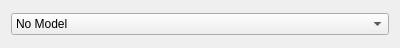
<?xml version="1.0" encoding="UTF-8"?>
<ui version="4.0">
 <class>Get_Model</class>
 <widget class="QWidget" name="Get_Model">
  <property name="geometry">
   <rect>
    <x>0</x>
    <y>0</y>
    <width>400</width>
    <height>48</height>
   </rect>
  </property>
  <property name="windowTitle">
   <string>Form</string>
  </property>
  <layout class="QVBoxLayout" name="verticalLayout">
   <item>
    <widget class="QComboBox" name="comboBox">
     <item>
      <property name="text">
       <string>No Model</string>
      </property>
     </item>
     <item>
      <property name="text">
       <string>+ Add Model</string>
      </property>
     </item>
    </widget>
   </item>
  </layout>
 </widget>
 <resources/>
 <connections/>
</ui>
